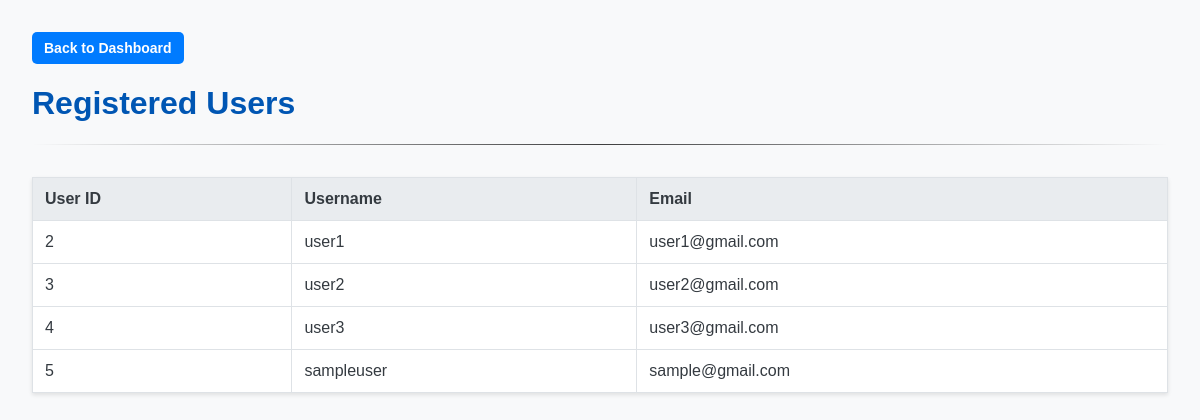
Page /admin/users (signed in) on the committed database.
### models/models.py (models this page shows)
class User(db.Model):
    __tablename__ = 'users'
    id = db.Column(db.Integer, primary_key=True)
    username = db.Column(db.String(80), unique=True, nullable=False)
    email = db.Column(db.String(120), unique=True, nullable=False)
    password = db.Column(db.String(128), nullable=False)
    is_admin = db.Column(db.Boolean, default=False, nullable=False)
    bookings = db.relationship('Booking', backref='user', lazy=True)

### app.py (the view)
@app.route('/admin/users')
def view_users():
    if not session.get('is_admin'):
        flash("Admin access required.", "error")
        return redirect(url_for('login'))
    all_users = User.query.filter_by(is_admin=False).all()
    return render_template('view_users.html', users=all_users)

### templates/view_users.html (shortened to what this page needs)
<!DOCTYPE html>
<html lang="en">
<head>
    <link rel="stylesheet" href="{{ url_for('static', filename='css/styles.css') }}">
</head>
<body>
    <div>
        <a href="{{ url_for('admin_dashboard') }}" class="btn btn-primary"> Back to Dashboard</a>
    </div>
    <h1>Registered Users</h1>
    <hr>
    <table>
        <thead>
            <tr>
                <th>User ID</th>
                <th>Username</th>
                <th>Email</th>
            </tr>
        </thead>
        <tbody>
            {% for user in users %}
            <tr>
                <td>{{ user.id }}</td>
                <td>{{ user.username }}</td>
                <td>{{ user.email }}</td>
            </tr>
            {% else %}
            <tr>
                <td colspan="3">No registered users found.</td>
            </tr>
            {% endfor %}
        </tbody>
    </table>
</body>
</html>

### static/css/styles.css (style rules this page uses)
body { font-family: sans-serif; margin: 2em; background-color: #f8f9fa; color: #343a40; }
h1, h2 { color: #0056b3; }
hr { border: 0; height: 1px; background-image: linear-gradient(to right, rgba(0, 0, 0, 0), rgba(0, 0, 0, 0.75), rgba(0, 0, 0, 0)); }
table { width: 100%; border-collapse: collapse; margin-top: 2em; background-color: white; box-shadow: 0 2px 4px rgba(0,0,0,0.1); }
th, td { border: 1px solid #dee2e6; padding: 12px; text-align: left; }
th { background-color: #e9ecef; }
.btn { padding: 8px 12px; border-radius: 5px; border: none; cursor: pointer; font-weight: bold; color: white; text-decoration: none; font-size: 14px; display: inline-block; }
.btn-primary { background-color: #007bff; }

### rows in the picture
User: id "2", username "user1", email "user1@gmail.com"
User: id "3", username "user2", email "user2@gmail.com"
User: id "4", username "user3", email "user3@gmail.com"
User: id "5", username "sampleuser", email "sample@gmail.com"
